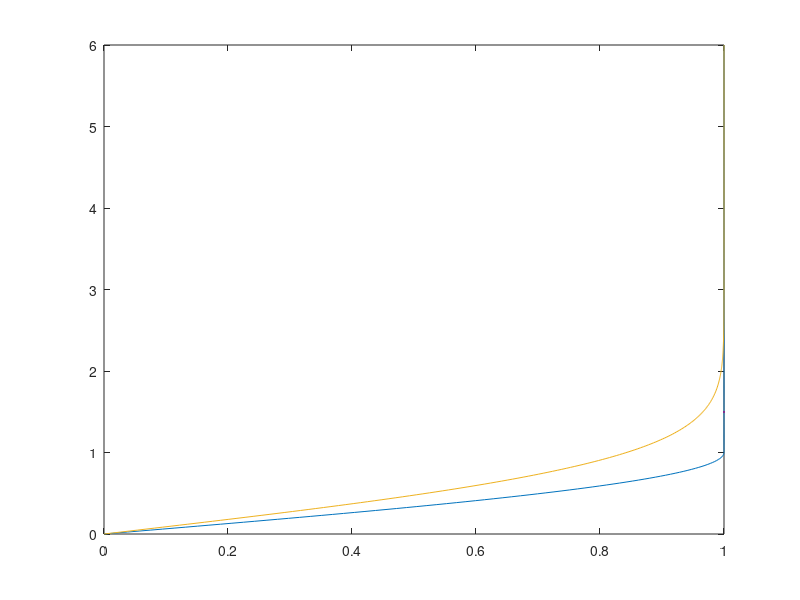

This figure's MATLAB source: (Note: this script raises an error after producing the figure.)
%% 1
clc
clear
close all

lunghezza = 1.1;
profondita = 0.75;
viscositaCinematica = 1.5*10^-5;
densita = 1.25;
velocita = 5;

re = velocita*lunghezza/viscositaCinematica;

if re > 5*10^5
    disp("NON TUTTO LAMINARE")
else
    disp("TUTTO LAMINARE")
end


spessoreStratoLimite = 5*lunghezza/sqrt(re)
reX = @(x) velocita*x./viscositaCinematica;
cf = @(x) 0.664./sqrt(reX(x));
cf023 = cf(0.23)

% drag = 1/2 * densita * u^2 * cf
% moltiplico per 2 perché drag c'è sia sopra che sotto
resistenzaTotale = integral(@(x) 1/2 * densita * velocita^2 * cf(x)*profondita, 0, lunghezza)*2

resistenzaTotaleMetodo2 = 2*0.664*profondita*sqrt(densita^2*viscositaCinematica*lunghezza*velocita^3)
%% 2
clc
clear
close all

lunghezza = 2.45;
profondita = 2.15;
viscositaCinematica = 1.5*10^-5; %ni
densita = 1.25;
uInf = 3.6;


reXCritico = 5*10^5;

% Rex = uInf*x/viscositaCinematica
xCritico = reXCritico * viscositaCinematica/uInf
if xCritico < lunghezza
    disp("NON TUTTO LAMINARE")
else
    disp("TUTTO LAMINARE")
end

tauWall = @(x) 0.332 * viscositaCinematica*densita * uInf * sqrt(uInf./(viscositaCinematica.*x));
tauWallCritico = tauWall(xCritico)

cf = integral(@(x) tauWall(x)./(1/2*densita*uInf^2), 0, xCritico)

D = cf*1/2*densita*uInf^2*2*profondita
DAltroMetodo = 2*0.664*profondita*sqrt(densita^2*viscositaCinematica*xCritico*uInf^3)

reX = @(x) uInf*x./viscositaCinematica;
spessoreStratoLimite = @(x) 5 * x./sqrt(reX(x));
spessoreMassimo = spessoreStratoLimite(xCritico);

eta = @(y) y ./ spessoreMassimo;
velocita = @(y) uInf .* ((2.*eta(y) - eta(y).^2).*(y <= spessoreMassimo));

portata = integral(@(y) densita.*velocita(y), 0, spessoreMassimo)



%% es 3
clc
clear
close all

eta = linspace(0, 6, 500)
u_UInf = sin(pi/2.*eta).*(eta <= 1) + 1.*(eta > 1)


deltaStar = trapz(eta, 1-u_UInf);
teta = trapz(eta, u_UInf.*(1-u_UInf));
H = deltaStar/teta

delta = sqrt(pi/teta)

deltaStarVero = deltaStar * delta
tetaVero = delta*teta
cf = sqrt(pi*teta)

% deltaStar = 1 - u/Uinf

plot(u_UInf, eta, LineWidth=1.5)



%% es 4
clc
clear

eta = linspace(0, 6, 500);
u_UInf = erf(eta);

deltaStar = trapz(eta, 1-u_UInf);
teta = trapz(eta, u_UInf.*(1-u_UInf));
H = deltaStar/teta;


hold on
plot(u_UInf, eta, LineWidth=1.5)
%CALCOLA DELTA


%% blasius

viscositaCinematica = 1.5*10^-6; % ni
y = 1000;
f0 = [0,0,1]; 

maxEta = 6;
etaSpan = [0, maxEta];

[eta, f, fPrimo, fSecondo] = bvpSolveBlasius(etaSpan, f0);


plot(fPrimo, eta, LineWidth=1.5)
xlabel("U/U Inf")
ylabel("eta")
legend("Sinuisoidale", "Funzione Errori", "Blasius")

